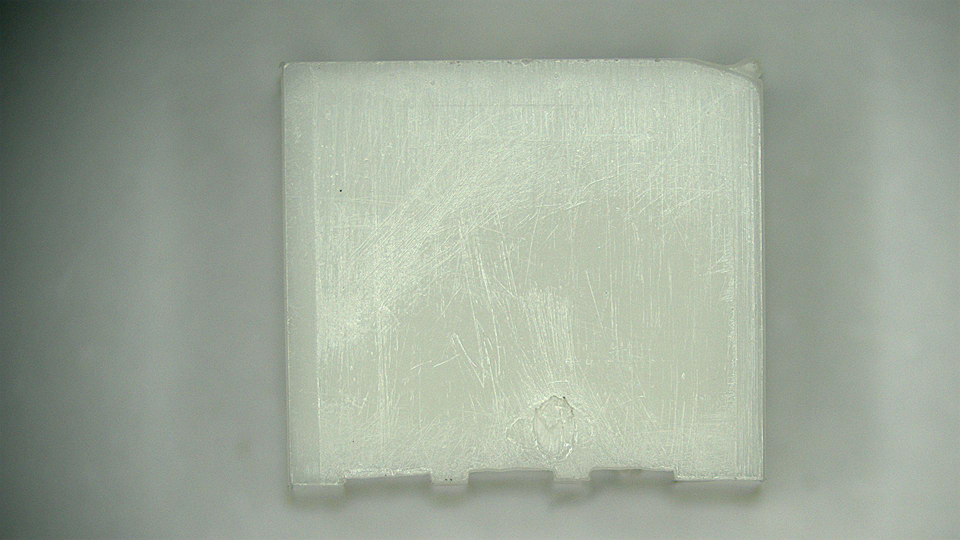
#> input picture Interface-tf/lp.jpg, 1920 x 1080 px, found by its file name (shown at 1/2 size)
$ python equalizeHist.py
#> lines starting #> are read from the running program, lines starting #| are printed output that depends on the picture

import cv2
import numpy as np
from matplotlib import pyplot as plt


# 直方图均衡化
file = "lp.jpg"
img = cv2.imread(file, 0)
#> img: shape (1080, 1920); min 0, max 255, mean 162.5
equ = cv2.equalizeHist(img)
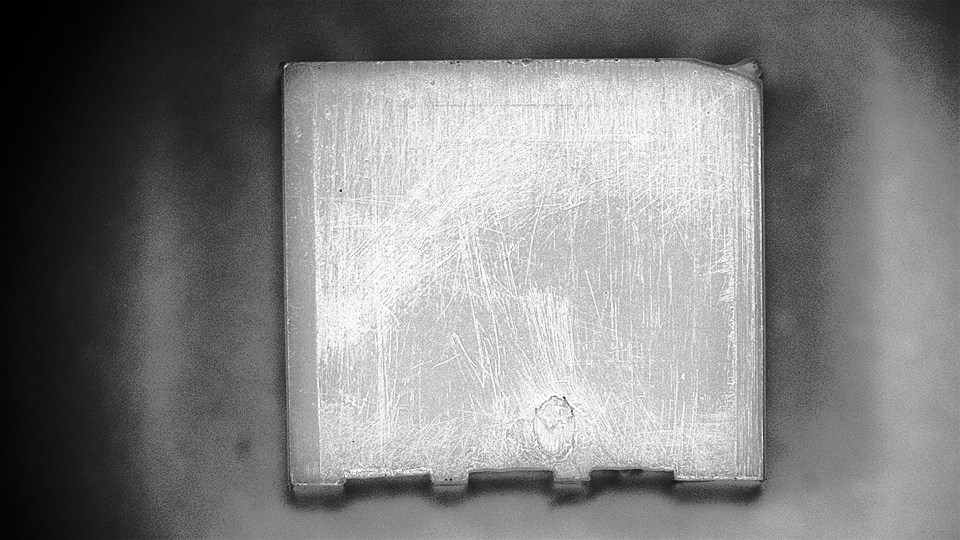
#> equ: shape (1080, 1920) (shown at 1/2 size); min 0, max 255, mean 128.8
res = np.hstack((img, equ))   # 将图像拼在一起
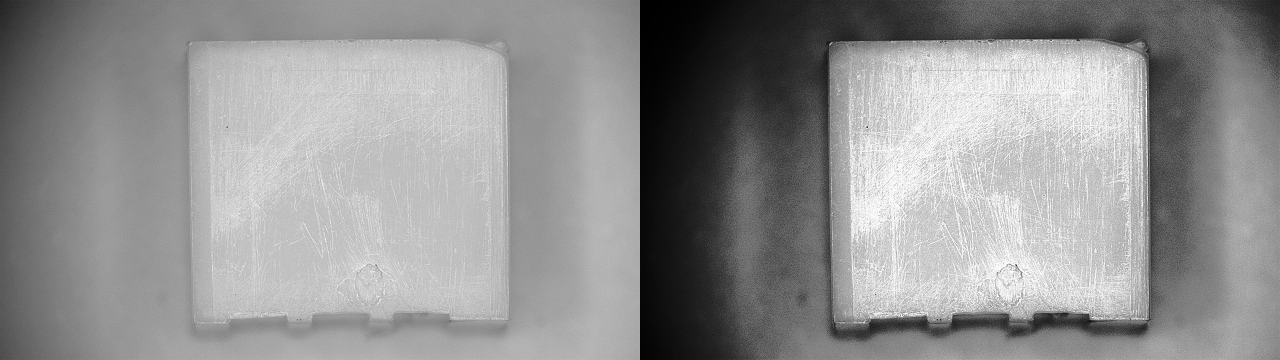
#> res: shape (1080, 3840) (shown at 1/3 size); min 0, max 255, mean 145.6
res = cv2.resize(res,(800,200))
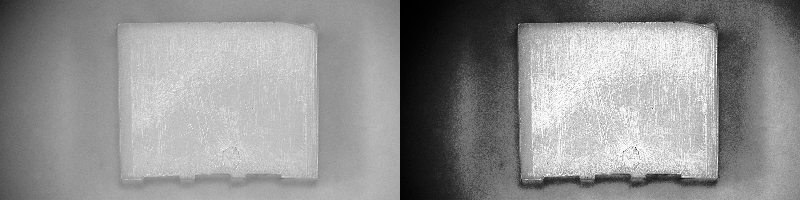
#> res: shape (200, 800); min 0, max 255, mean 145.6
cv2.namedWindow("equ")
cv2.imshow("equ", res)
cv2.waitKey(0)
cv2.destroyAllWindows()
